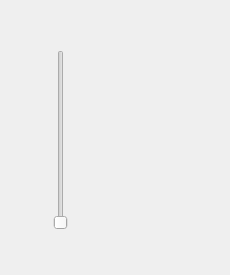
<?xml version="1.0" encoding="UTF-8"?>
<ui version="4.0">
 <class>LeverWidget</class>
 <widget class="QWidget" name="LeverWidget">
  <property name="geometry">
   <rect>
    <x>0</x>
    <y>0</y>
    <width>230</width>
    <height>275</height>
   </rect>
  </property>
  <property name="minimumSize">
   <size>
    <width>210</width>
    <height>275</height>
   </size>
  </property>
  <property name="maximumSize">
   <size>
    <width>230</width>
    <height>275</height>
   </size>
  </property>
  <property name="windowTitle">
   <string>Lever Widget</string>
  </property>
  <property name="styleSheet">
   <string notr="true"/>
  </property>
  <widget class="QWidget" name="verticalLayoutWidget">
   <property name="geometry">
    <rect>
     <x>50</x>
     <y>50</y>
     <width>24</width>
     <height>182</height>
    </rect>
   </property>
   <layout class="QVBoxLayout" name="verticalLayout">
    <property name="sizeConstraint">
     <enum>QLayout::SetFixedSize</enum>
    </property>
    <item>
     <widget class="QSlider" name="train">
      <property name="minimumSize">
       <size>
        <width>22</width>
        <height>180</height>
       </size>
      </property>
      <property name="maximumSize">
       <size>
        <width>22</width>
        <height>180</height>
       </size>
      </property>
      <property name="layoutDirection">
       <enum>Qt::LeftToRight</enum>
      </property>
      <property name="autoFillBackground">
       <bool>false</bool>
      </property>
      <property name="styleSheet">
       <string notr="true"/>
      </property>
      <property name="maximum">
       <number>1</number>
      </property>
      <property name="orientation">
       <enum>Qt::Vertical</enum>
      </property>
     </widget>
    </item>
   </layout>
  </widget>
 </widget>
 <resources>
  <include location="ressources.qrc"/>
 </resources>
 <connections/>
</ui>
